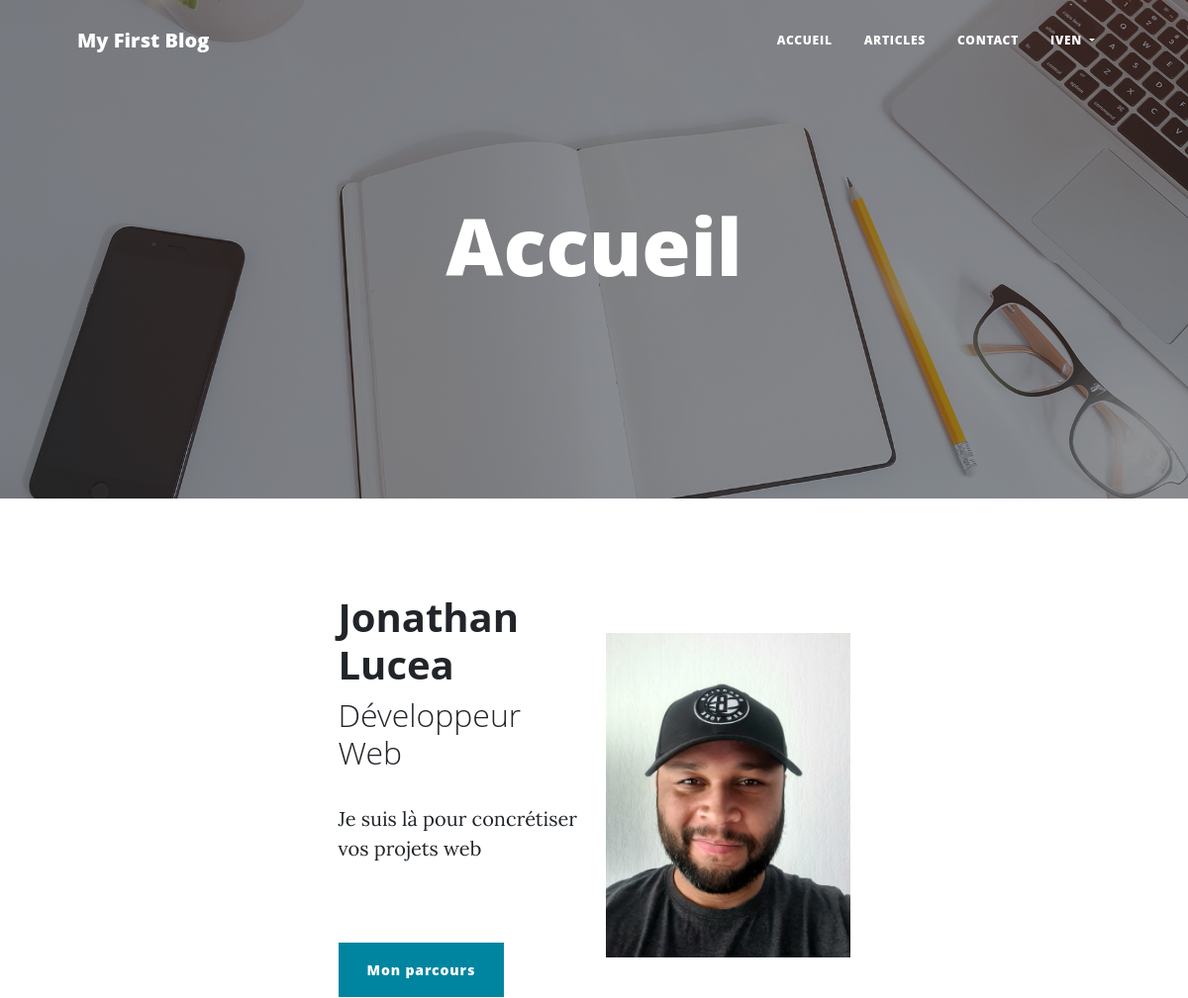
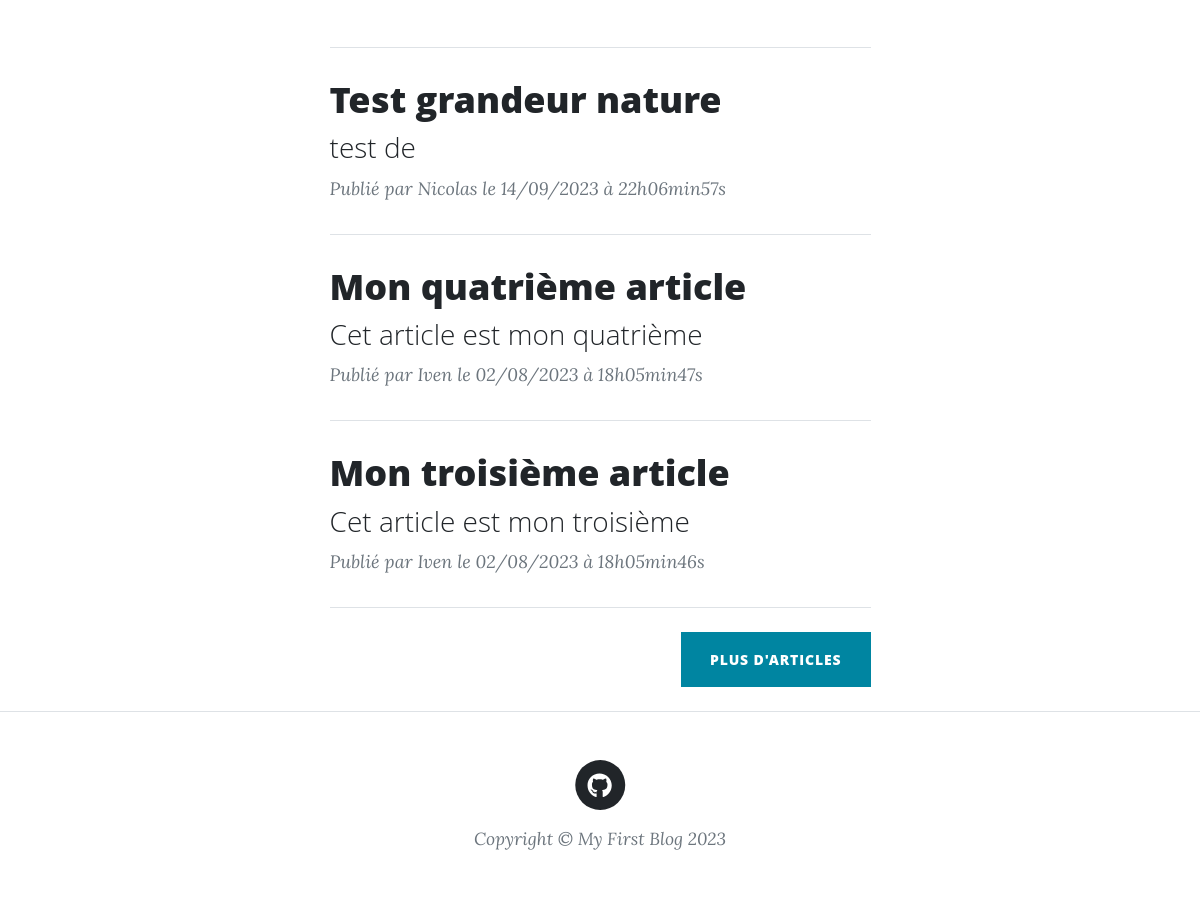
Page /index.php (signed in) on the committed database (2 pictures, top to bottom).
### tables this page shows
CREATE TABLE `p5_post` (
  `id` int(11) NOT NULL,
  `title` varchar(50) NOT NULL,
  `chapo` varchar(255) NOT NULL,
  `content` text NOT NULL,
  `image` varchar(500) NOT NULL DEFAULT 'src/public/assets/img/post-bg.jpg',
  `created_at` datetime NOT NULL,
  `updated_at` datetime NOT NULL,
  `category_id` int(11) NOT NULL,
  `user_id` int(11) NOT NULL
);

CREATE TABLE `p5_user` (
  `id` int(11) NOT NULL,
  `last_name` varchar(50) NOT NULL,
  `first_name` varchar(50) NOT NULL,
  `login` varchar(50) NOT NULL,
  `password` varchar(100) NOT NULL,
  `mail` varchar(50) NOT NULL,
  `role` tinyint(1) NOT NULL,
  `avatar` varchar(500) NOT NULL,
  `created_at` datetime NOT NULL,
  `updated_at` datetime NOT NULL
);

### src/controllers/homepage.php (called while the page is built, shortened)
<?php
class Homepage
{
    public function execute(): void
    {
        $postRepository = new PostRepository();
        $postRepository->connection = new DatabaseConnection();
        $posts = $postRepository->getHomepagePosts();
        require 'templates/homepage.php';
    }
}

### src/lib/database.php (called while the page is built, shortened)
<?php
class DatabaseConnection
{
    public ?PDO $database = null;
    public function getConnection(): PDO
    {
        if ($this->database === null) {
            $this->database = new PDO('mysql:host=localhost;
            dbname=jluceazoc;charset=utf8', 'root', '');
        }
        return $this->database;
    }
}

### src/repository/postRepository.php (called while the page is built, shortened)
<?php
require_once 'src/model/post.php';
class PostRepository
{
    public DatabaseConnection $connection;
    public function getHomepagePosts(): array
    {
        $statement = $this->connection->getConnection()->query(
            "SELECT p.id, p.title, p.chapo, p.content, p.image,
        DATE_FORMAT(p.created_at, '%d/%m/%Y à %Hh%imin%ss') AS french_creation_date,
        DATE_FORMAT(p.updated_at, '%d/%m/%Y à %Hh%imin%ss') AS french_update_date,
        p.category_id, u.first_name AS author FROM p5_post p JOIN p5_user u
        ON p.user_id = u.id ORDER BY p.created_at DESC LIMIT 0, 3"
        );
        $posts = [];
        while (($row = $statement->fetch())) {
            $post = new Post(
                $row['id'],
                $row['title'],
                $row['chapo'],
                $row['content'],
                $row['image'],
                $row['french_creation_date'],
                $row['french_update_date'],
                $row['category_id'],
                $row['author']
            );
            $posts[] = $post;
        }
        return $posts;
    }
}

### src/model/post.php (called while the page is built, shortened)
<?php
class Post
{
    public function __construct(
        int $id,
        string $title,
        string $chapo,
        string $content,
        string $image,
        string $frenchCreationDate,
        string $frenchUpdateDate,
        string $category,
        string $author
    ) {
        $this->id = $id;
        $this->title = $title;
        $this->chapo = $chapo;
        $this->frenchCreationDate = $frenchCreationDate;
        $this->author = $author;
    }
}

### templates/homepage.php (the view, shortened to what this page needs)
<?php $title = "Accueil"; ?>
<header class="masthead"
        style="background-image: url('src/public/assets/img/home-bg.jpg')">
    <div class="container position-relative px-4 px-lg-5">
        <div class="row gx-4 gx-lg-5 justify-content-center">
            <div class="col-md-10 col-lg-8 col-xl-7">
                <div class="site-heading">
                    <h1><?= $title ?></h1>
                </div>
            </div>
        </div>
    </div>
</header>
<main class="container px-4 px-lg-5">
    <div class="row gx-4 gx-lg-5 justify-content-center">
        <div class="col-md-10 col-lg-8 col-xl-7">
            <div class="container px-4">
                <section class="my-5">
                    <div class="container">
                        <div class="row gy-4 align-items-center">
                            <div class="col-12 col-md-6">
                                <h1 class="fw-bold">Jonathan Lucea</h1>
                                <h2 class="fw-light">Développeur Web</h2>
                                <p>Je suis là pour concrétiser vos projets web</p>
                                <a href="src/public/assets/img/cv.pdf"
                                   target="_blank"
                                   class="btn btn-primary mt-5">
                                    Mon parcours
                                </a>
                            </div>
                            <div class="col-12 col-md-6">
                                <img src="src/public/assets/img/photo.jpg"
                                     alt="Photo de Jonathan Lucea"
                                     width="100%">
                            </div>
                        </div>
                    </div>
                </section>
                <hr class="my-4" />
                <?php
                foreach ($posts as $post) {
                    ?>
                    <div class="post-preview">
                        <a href="index.php?action=post&id=<?= urlencode($post->id) ?>">
                            <h2 class="post-title"><?= $post->title ?></h2>
                            <h3 class="post-subtitle"><?= $post->chapo ?></h3>
                        </a>
                        <p class="post-meta">
                            Publié par
                            <em><?= $post->author ?></em>
                            <em>le <?= $post->frenchCreationDate ?></em>
                        </p>
                    </div>
                    <hr class="my-4" />
                    <?php
                }
                ?>
                <div class="d-flex justify-content-end mb-4">
                    <a class="btn btn-primary text-uppercase"
                       href="index.php?action=postList">
                        Plus d'articles
                    </a>
                </div>
            </div>
        </div>
    </div>
</main>
<?php require 'layout.php'; ?>

### rows in the picture
p5_post: title "Test grandeur nature", chapo "test de", user.first_name "Nicolas", frenchCreationDate "14/09/2023 à 22h06min57s"
p5_post: title "Mon quatrième article", chapo "Cet article est mon quatrième", user.first_name "Iven", frenchCreationDate "02/08/2023 à 18h05min47s"
p5_post: title "Mon troisième article", chapo "Cet article est mon troisième", user.first_name "Iven", frenchCreationDate "02/08/2023 à 18h05min46s"

### other values in the picture
$_SESSION['firstName'] "IVEN"
$title "Accueil"
